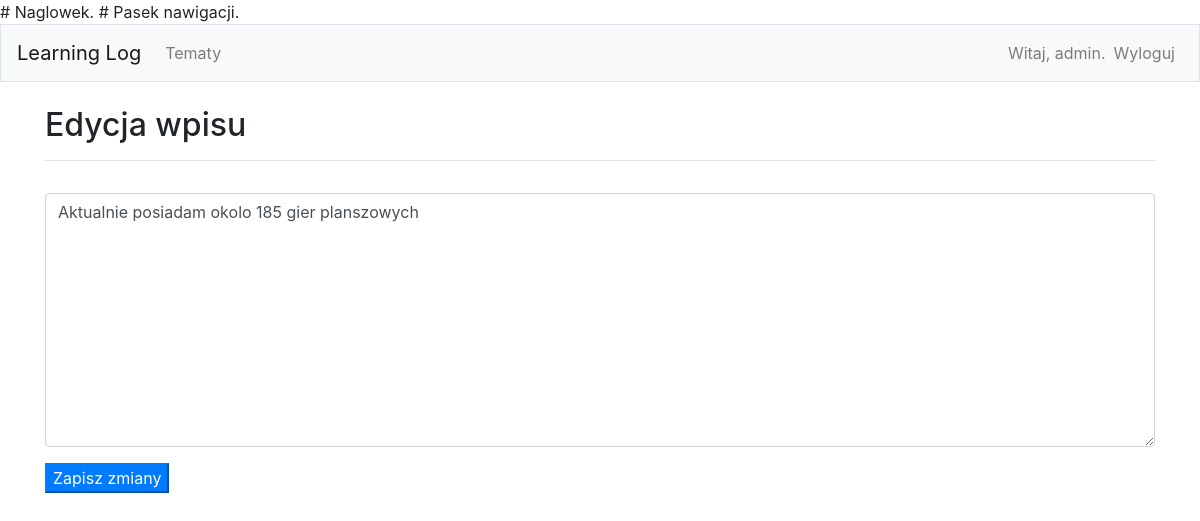
Page /edit_entry/9/ (signed in) on the earlier database version.
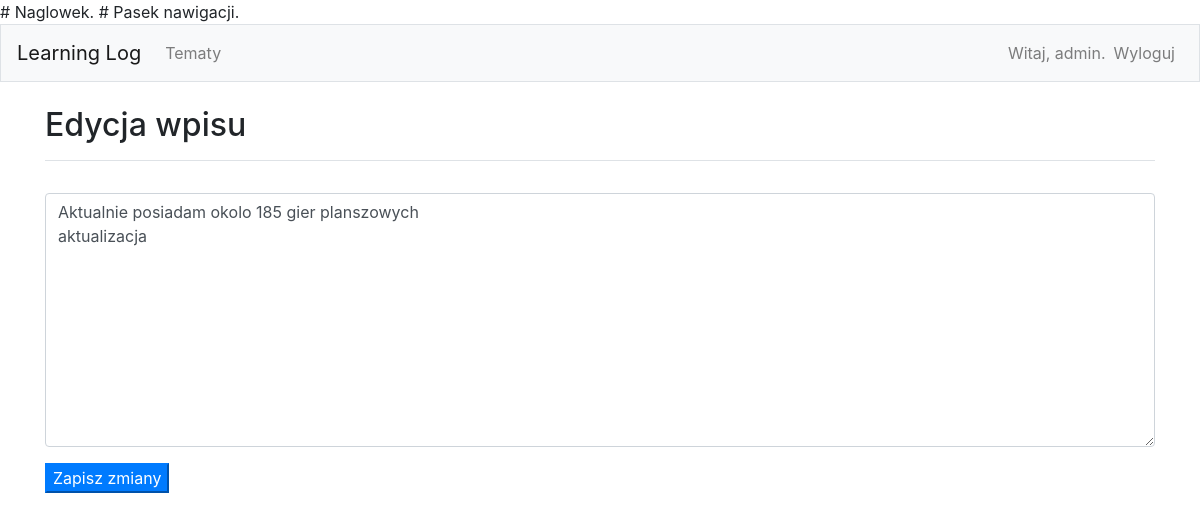
Same page on the later database version.
### learning_logs/models.py (models this page shows, shortened)
class Entry(models.Model):
    topic = models.ForeignKey(Topic, on_delete=models.CASCADE)
    text = models.TextField()
    date_added = models.DateTimeField(auto_now_add=True)
    class Meta:
        verbose_name_plural = 'entries'

### learning_logs/views.py (the view)
# urls.py: path('edit_entry/<int:entry_id>/', views.edit_entry, name='edit_entry'),
@login_required
def edit_entry(request, entry_id):
    entry = Entry.objects.get(id=entry_id)
    topic = entry.topic
    check_topic_owner(request,topic)
    if request.method != 'POST':
        form = EntryForm(instance=entry)
    else:
        form = EntryForm(instance=entry, data=request.POST)
        if form.is_valid():
            form.save()
            return redirect('learning_logs:topic', topic_id=topic.id)
    context = {'entry': entry, 'topic': topic, 'form': form}
    return render(request, 'learning_logs/edit_entry.html', context)

### learning_logs/forms.py
class EntryForm(forms.ModelForm):
    class Meta:
        model = Entry
        fields = ['text']
        labels = {'text': ''}
        widgets = {'text':forms.Textarea(attrs={'cols':80})}

### learning_logs/views.py (called while the page is built)
def check_topic_owner(request, topic):
    if topic.owner != request.user:
        raise Http404

### learning_logs/templates/learning_logs/edit_entry.html (shortened to what this page needs)
{% extends "learning_logs/base.html" %}
{% load bootstrap4 %}
{% block page_header %}
  <h2>Edycja wpisu</h2>
{% endblock page_header %}
{% block content %}
  <form method='post' action="{% url 'learning_logs:edit_entry' entry.id %}" class="form" >
    {% bootstrap_form form %}
    {% buttons %}
      <button name="submit" class="btn-primary">Zapisz zmiany</button>
    {% endbuttons %}
  </form>
{% endblock content %}

Differences in the rows shown:
changed Entry: text "Aktualnie posiadam okolo 185 gier planszowych" → "Aktualnie posiadam okolo 185 gier planszowych aktualizacja"
